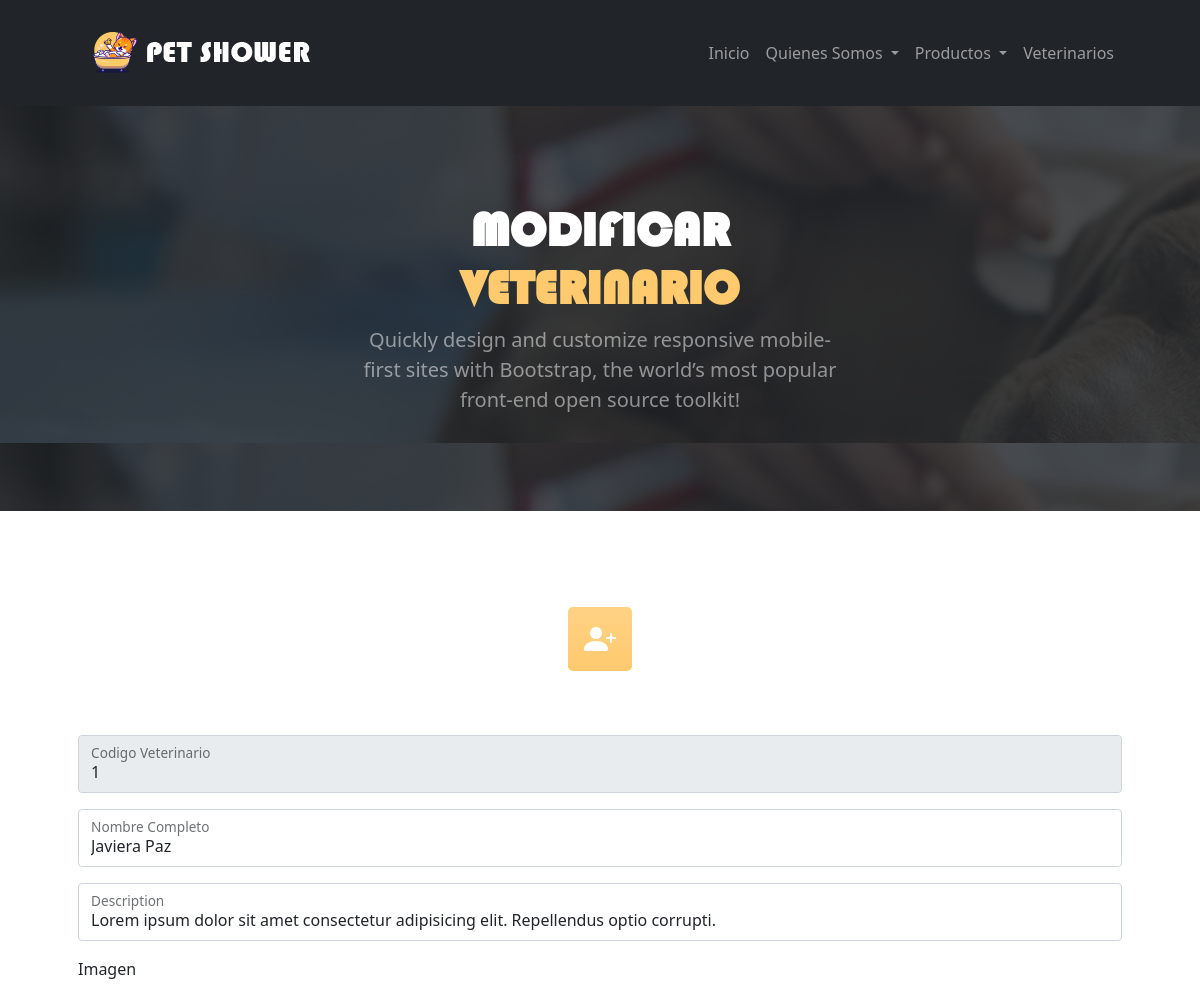
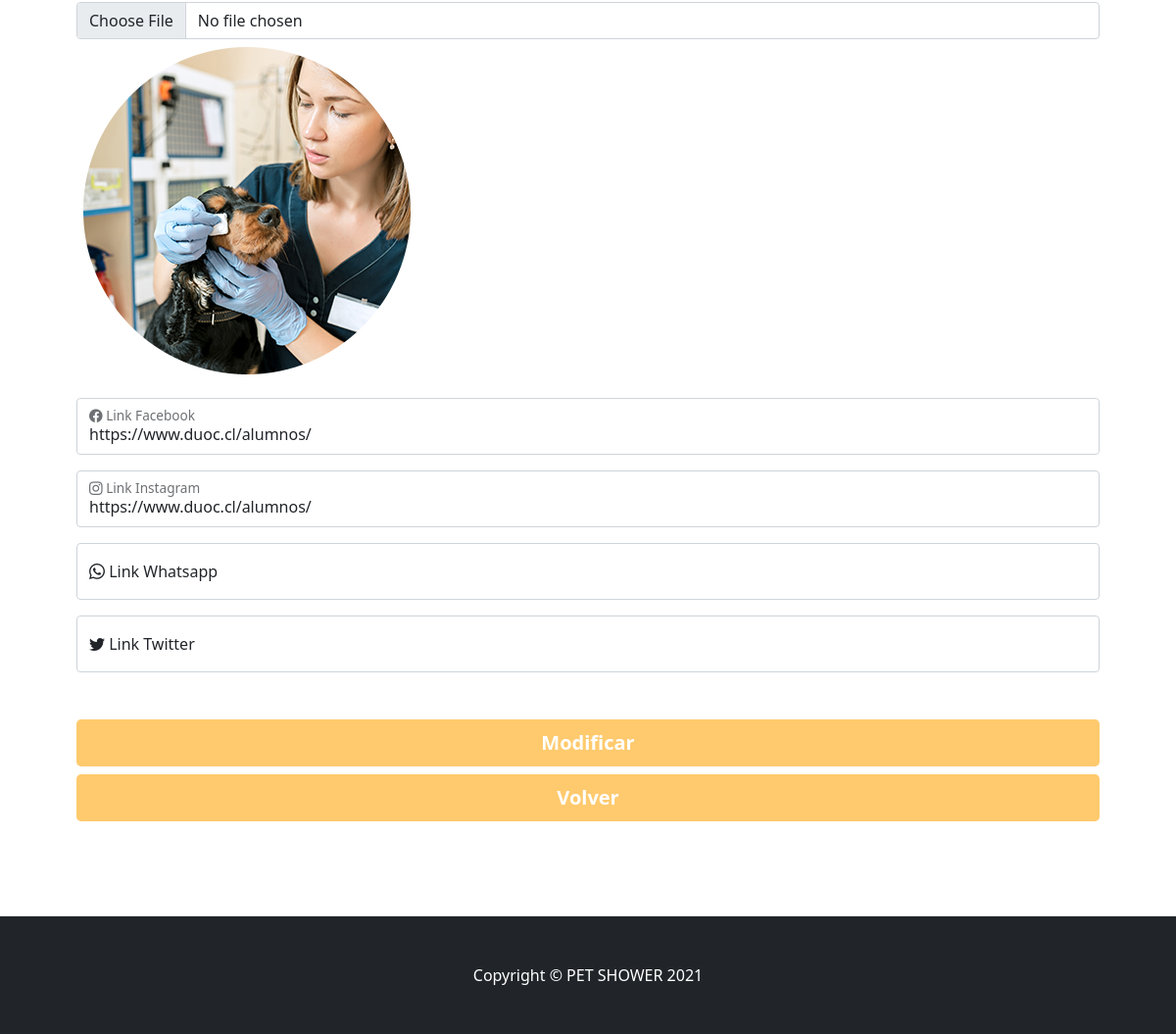
The page /update_veterinario/1 on the database its author committed (2 pictures, top to bottom).
### crud_veterinarios/models.py (models this page shows, shortened)
class Veterinarios(models.Model):
    idVeterinario = models.IntegerField(primary_key=True, verbose_name='ID')
    nombre = models.CharField(verbose_name='Nombre',max_length=50)
    descripcion = models.TextField(verbose_name='Descripción')
    image_veterinario = models.ImageField(verbose_name='Imagen', upload_to='projects', null=True,blank=True)
    link_facebook = models.URLField(verbose_name='URL Link Facebook',null=True,blank=True)
    link_instagram = models.URLField(verbose_name='URL Link Instagram',null=True,blank=True)
    link_whatsapp = models.URLField(verbose_name='URL Link Whatsapp',null=True,blank=True)
    link_twitter = models.URLField(verbose_name='URL Link Twitter',null=True,blank=True)
    create = models.DateTimeField(verbose_name='Fecha Creación',auto_now_add=True)
    updated = models.DateTimeField(verbose_name='Fecha Actualización',auto_now=True)
    class Meta:
        verbose_name='Veterinario Socio'
        verbose_name_plural='Veterinarios Socios'
        ordering = ['idVeterinario']

### crud_veterinarios/views.py (the view, shortened to what this page needs)
# urls.py: path('update_veterinario/<idVeterinario>',crud_veterinarios_views.update_veterinario, name="update_veterinario"),
def update_veterinario(request, idVeterinario):
    upd_veterinario = Veterinarios.objects.get(idVeterinario=idVeterinario)
    form_veterinario = Veterinarioform(instance = upd_veterinario)
    return render(request, "crud_veterinarios/update_veterinario.html", {'form':form_veterinario})

### crud_veterinarios/templates/crud_veterinarios/update_veterinario.html (shortened to what this page needs)
        {% extends 'core/base_admin.html' %}
        {% load static %}
        {% block img-header %} {% static 'core/assets/veterinario/bg_header_v5.jpg' %} {% endblock %}
        {% block text_header %}
            <h1 class="display-5 fw-bolder text-white mb-2 animate__animated animate__slideInLeft">MODIFICAR <span class="title_color">VETERINARIO</span></h1>
            <p class="lead text-white-50 mb-4 animate__animated animate__slideInLeft">Quickly design and customize responsive mobile-first sites with Bootstrap, the world’s most popular front-end open source toolkit!</p>
        {% endblock %}
        {% block contenido %}
        <div class="text-center mb-5">
            <div class="feature bg-contact bg-gradient text-white rounded-3 mb-3"><i class="bi bi-person-plus-fill"></i></div>
        </div>
        <form action="" method="POST" id="Agregar_Participante" enctype="multipart/form-data">
            <div class="form-floating mb-3">
                {{form.idVeterinario}}
                <label class="form-label" for="input-codigo">Codigo Veterinario</label>
            </div>
            <div class="form-floating mb-3">
                {{form.nombre}}
                <label class="form-label" for="nombre">Nombre Completo</label>
            </div>
            <div class="form-floating mb-3">
                {{form.descripcion}}
                <label class="form-label" for="nombre">Description</label>
            </div>
            <div class="form mb-3">
                <label class="form-label" for="nombre">Imagen</label>
                {{form.image_veterinario}}
                {% if form.instance.image_veterinario %}
                <img src="{{form.instance.image_veterinario.url}}" alt="Imagen Veterinario">
                {% endif %}
            </div>
            <div class="form-floating mb-3">
                {{form.link_facebook}}
                <label class="form-label" for="nombre"> Link Facebook</label>
            </div>
            <div class="form-floating mb-3">
                {{form.link_instagram}}
                <label class="form-label" for="nombre"> Link Instagram</label>
            </div>
            <div class="form-floating mb-3">
                {{form.link_whatsapp}}
                <label class="form-label" for="nombre"> Link Whatsapp</label>
            </div>
            <div class="form-floating mb-5">
                {{form.link_twitter}}
                <label class="form-label" for="nombre"> Link Twitter</label>
            </div>
            <div class="d-grid gap-2">
                <button class="btn btn-contact btn-lg" id="enviar" type="submit">Modificar</button>
                <a href="{% url 'socios' %}" class="btn btn-contact btn-lg" id="enviar" type="submit">Volver</a>
            </div>
        </form>
    {% endblock %}

### core/static/core/css/my_3.css (style rules this page uses)
.title_color { color: #ffca6e; }
.banner h1 { font-family: bauhaus; }
.bg-contact, .btn-contact { background-color: #ffca6e; }
.btn-contact { color: #fff; font-weight: 600; }

### rows shown on the page
Veterinarios: idVeterinario "1", nombre "Javiera Paz", descripcion "Lorem ipsum dolor sit amet consectetur adipisicing elit. Repellendus optio corrupti.", instance.image_veterinario (picture), link_facebook "https://www.duoc.cl/alumnos/", link_instagram "https://www.duoc.cl/alumnos/"
